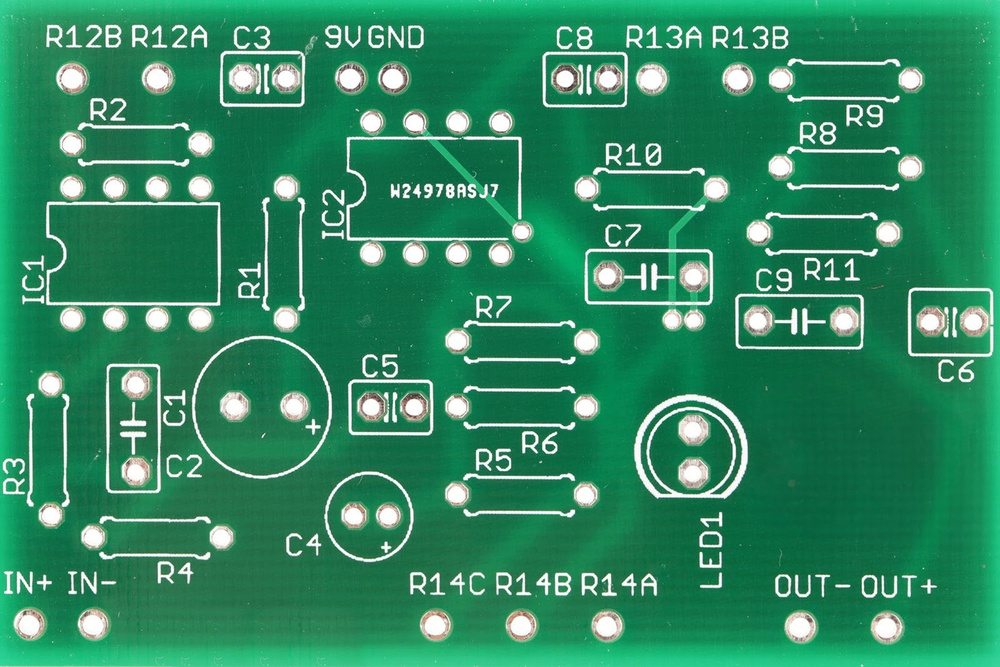
#> input picture PCB.jpg, 1000 x 667 px, shrunk from 1600 x 1067 before the run
$ jupyter execute 3_4_Histograms.ipynb
#> lines starting #> are read from the running program, lines starting #| are printed output that depends on the picture
[cell 1]
import cv2
import numpy as np
import matplotlib.pyplot as plt

[cell 2]
image = cv2.imread('PCB.jpg')
#> image is the input picture: shape (667, 1000, 3); mean B, G, R 97.8, 137.3, 47.4
# image = cv2.imread('5.jpg')
# image = cv2.imread('fruits.jpg')

image = cv2.cvtColor(image, cv2.COLOR_BGR2RGB)
image_gray = cv2.cvtColor(image, cv2.COLOR_RGB2GRAY)
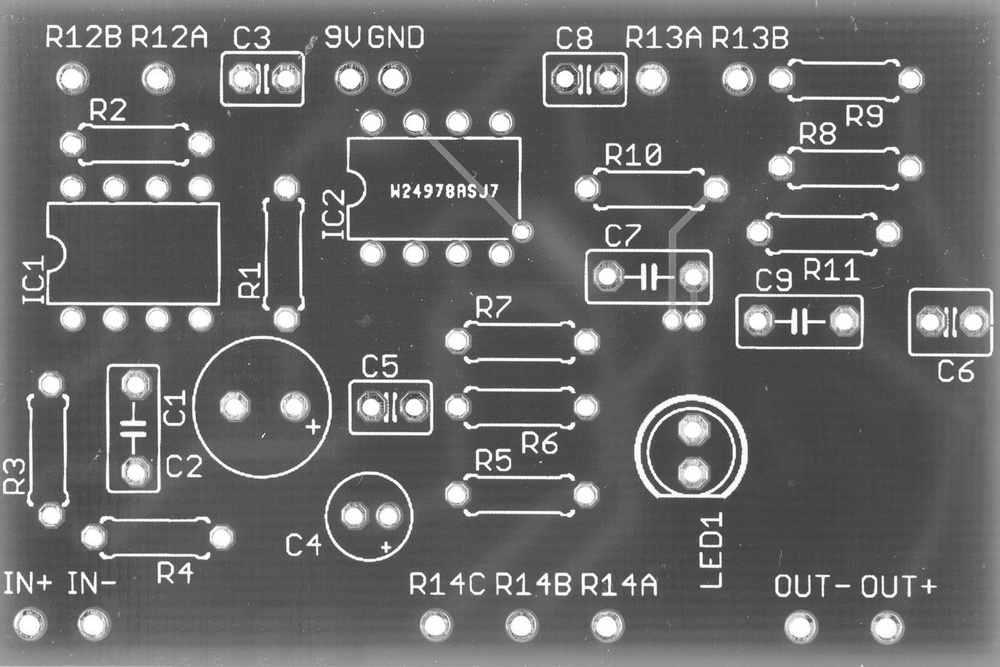
#> image_gray: shape (667, 1000); min 36, max 255, mean 105.9

[cell 3]
fig, ax = plt.subplots(1, 2, figsize=(12, 5))
ax[0].imshow(image)
ax[0].set_title('Original Image')
ax[1].imshow(image_gray, cmap='gray')
ax[1].set_title('Grayscale Image')
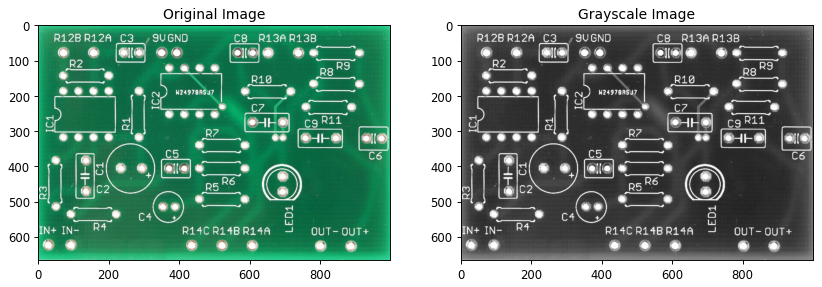
#> figure drawn by matplotlib, 2 panels

[cell 4]
# Histogram for Grayscale Image
# [image], [channels], mask, [histSize], [ranges]

# Create a mask: a white square on black background
# The histogram will be calculated only for the white area (could of course also be a circle etc.)
mask = np.zeros(image_gray.shape, dtype=np.uint8)
mask[50:100, 50:100] = 255
#hist = cv2.calcHist([image_gray], [0], mask, [256], [0, 256])

# Histsize = number of bins: 256 bins = one for each grey value / intensity value
# cv2 can only do equal sized bins

# range: which intensity values to consider

grey_hist = cv2.calcHist([image_gray], [0], None, [256], [0, 256])
#> grey_hist = 256 values, max 22140 at index 75, min 0 at index 0, mean 2605.5
print(grey_hist.shape)  # (256, 1) = 256 bins one count column,
#| (256, 1)
# grey_hist[intensity_value] = count
print(grey_hist)
#> (printed output is left out)

[cell 5]
plt.plot(grey_hist)
plt.title('Grayscale Histogram')
plt.xlabel('Intensity Value')
plt.ylabel('Count')
plt.xlim([0, 256])
plt.grid(True, alpha=0.3)
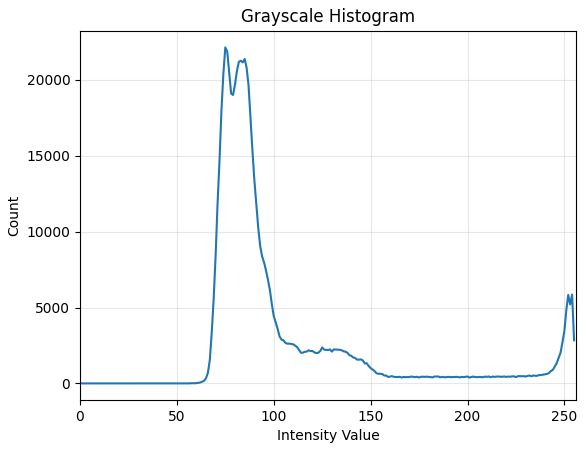
#> figure drawn by matplotlib, 1 panel; curve peaks at x = 75, y = 22140

[cell 6]
for channel, color in enumerate(['r', 'g', 'b']):
    hist = cv2.calcHist([image], [channel], None, [256], [0, 256])
    plt.plot(hist, color=color)
    plt.title('Color Histogram')
    plt.xlabel('Intensity Value')
    plt.ylabel('Count')
    plt.xlim([0, 256])
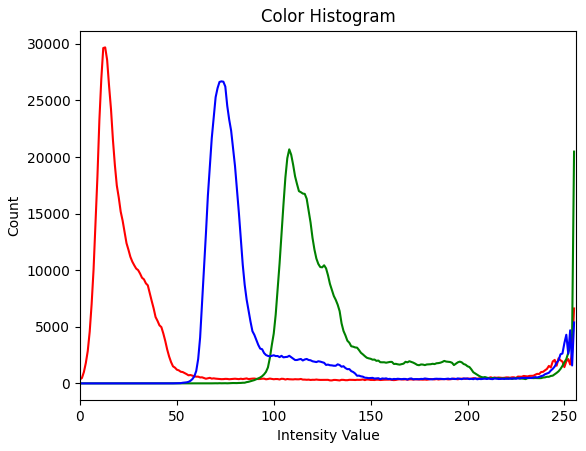
#> figure drawn by matplotlib, 1 panel; curve peaks at x = 13, y = 29682; curve peaks at x = 108, y = 20675; curve peaks at x = 73, y = 26682

$ run again, with fruits.jpg copied over PCB.jpg
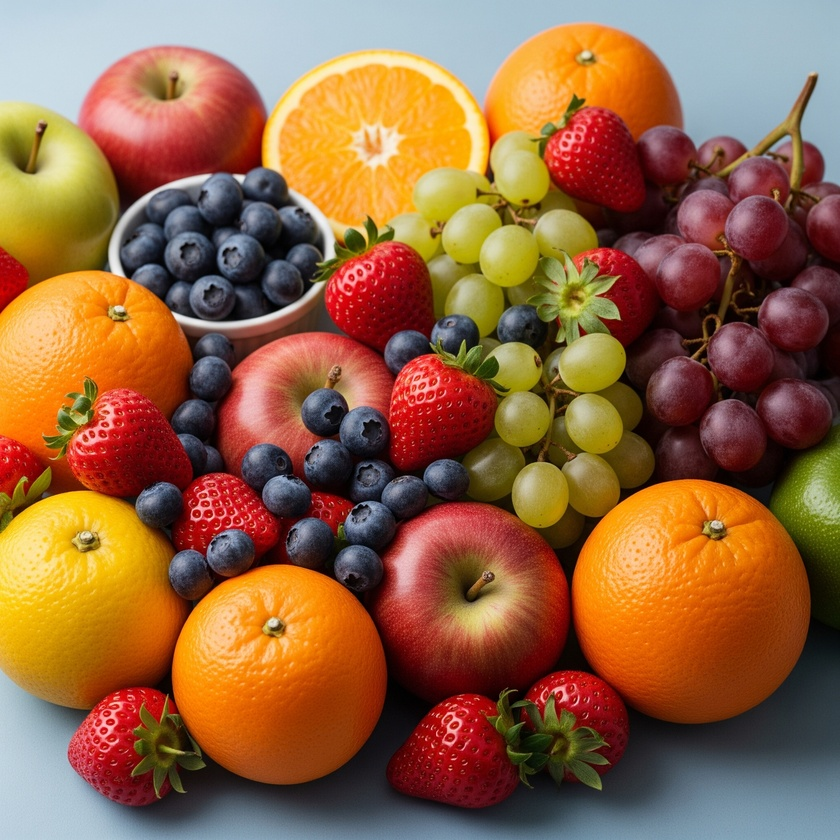
#> input picture fruits.jpg, 840 x 840 px, shrunk from 2048 x 2048 before the run
#> image is the input picture: shape (840, 840, 3); mean B, G, R 65.8, 100.2, 146.5
#> `[cell 3] fig, ax = plt.subplots(1, 2, figsize=(12, 5)) ax[0].imshow(im..`:
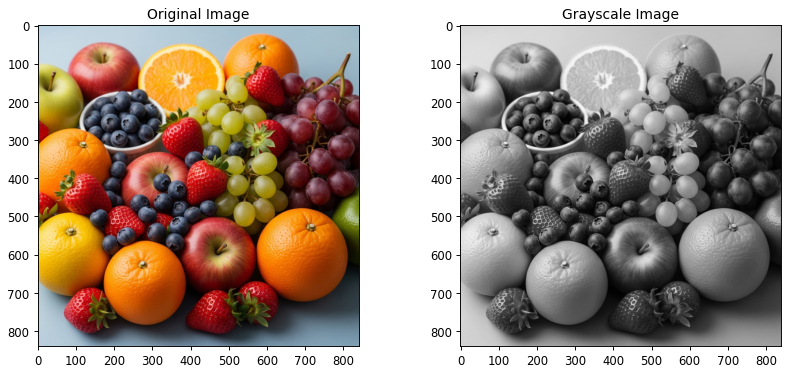
#> figure drawn by matplotlib, 2 panels
#> grey_hist = 256 values, max 7124 at index 185, min 0 at index 244, mean 2756.2
#| (256, 1)
#> (printed output is left out)
#> `[cell 6] for channel, color in enumerate(['r', 'g', 'b']): hist = cv2...`:
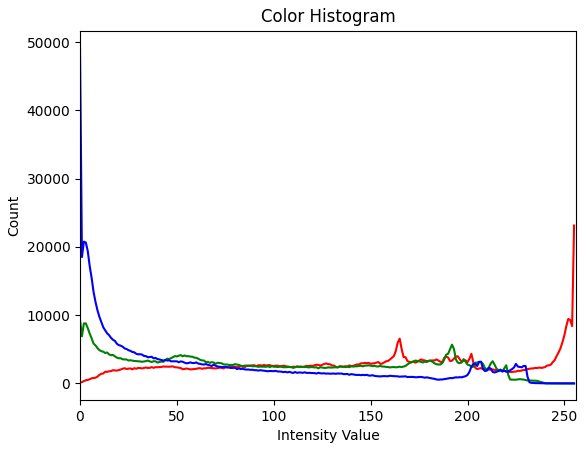
#> figure drawn by matplotlib, 1 panel; curve peaks at x = 255, y = 23129; curve peaks at x = 0, y = 9352; curve peaks at x = 0, y = 49226

$ run again, with Image_1007.jpg copied over PCB.jpg
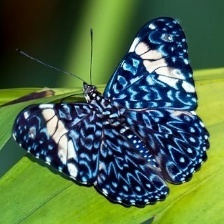
#> input picture Image_1007.jpg, 224 x 224 px
#> image is the input picture: shape (224, 224, 3); mean B, G, R 72.7, 104.6, 76.3
#> `[cell 3] fig, ax = plt.subplots(1, 2, figsize=(12, 5)) ax[0].imshow(im..`:
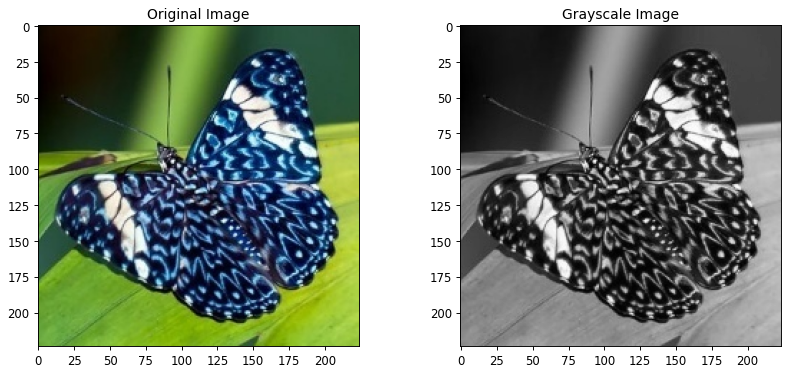
#> figure drawn by matplotlib, 2 panels
#> grey_hist = 256 values, max 951 at index 67, min 0 at index 0, mean 196
#| (256, 1)
#> (printed output is left out)
#> `[cell 6] for channel, color in enumerate(['r', 'g', 'b']): hist = cv2...`:
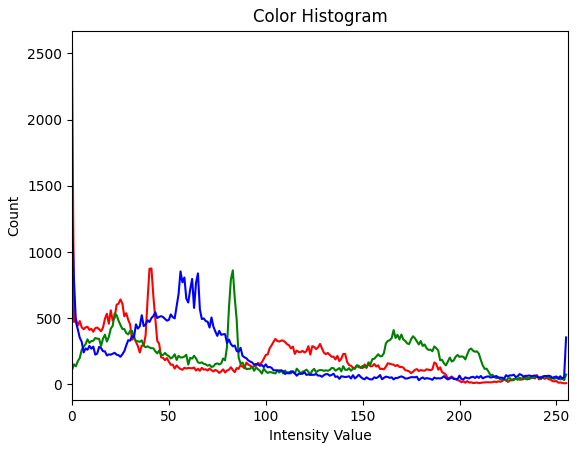
#> figure drawn by matplotlib, 1 panel; curve peaks at x = 0, y = 2546; curve peaks at x = 83, y = 862; curve peaks at x = 0, y = 1289
